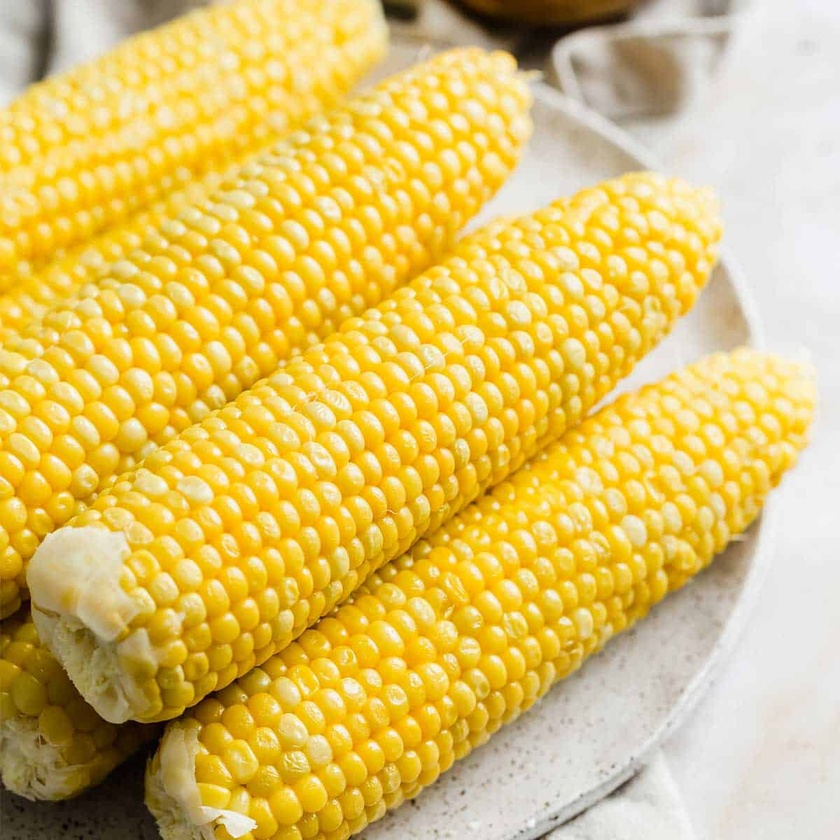
#> input picture images/corn/1.jpg, 840 x 840 px, shrunk from 1200 x 1200 before the run, found by its file name
$ python mapping.py
#> lines starting #> are read from the running program, lines starting #| are printed output that depends on the picture; after the words box and inside, x2 and y2 are one past the last pixel; in counts of white or black regions, pixels touching at a corner belong together
# Import the necessary libraries
import cv2
import numpy as np

# Load the image of the plant
image = cv2.imread(r'C:\Users\C.GOUTHAM\Desktop\Deepcorn\images\corn\1.jpg')
#> image is the input picture: shape (840, 840, 3); mean B, G, R 104.5, 192.9, 221.9

# Convert the image to grayscale
gray = cv2.cvtColor(image, cv2.COLOR_BGR2GRAY)
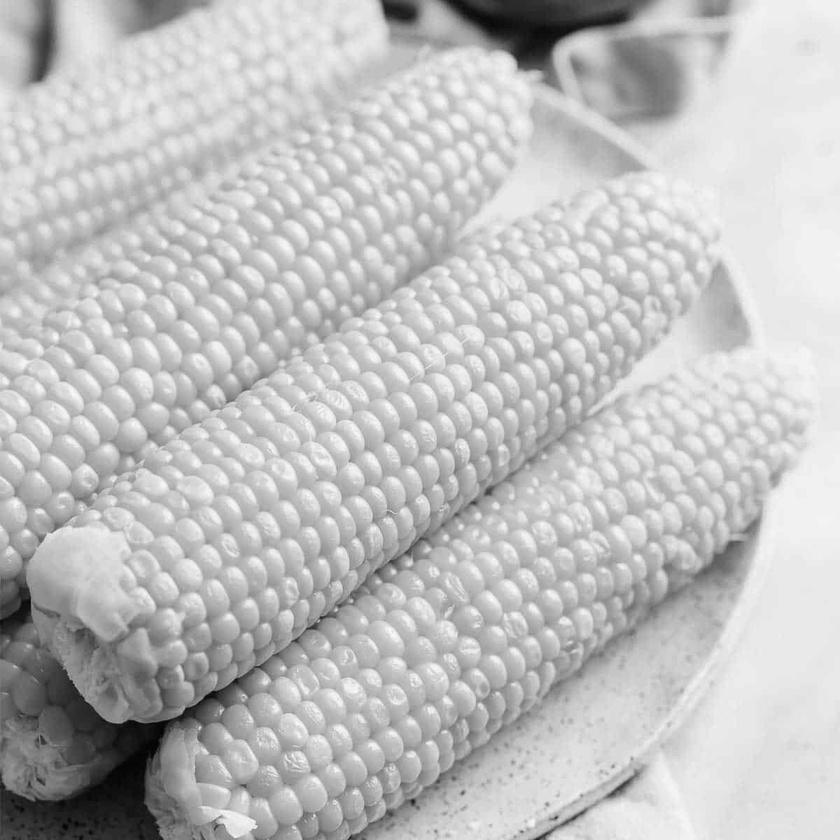
#> gray: shape (840, 840); min 2, max 253, mean 191.5

# Apply a threshold to the grayscale image
_, threshold = cv2.threshold(gray, 127, 255, cv2.THRESH_BINARY)
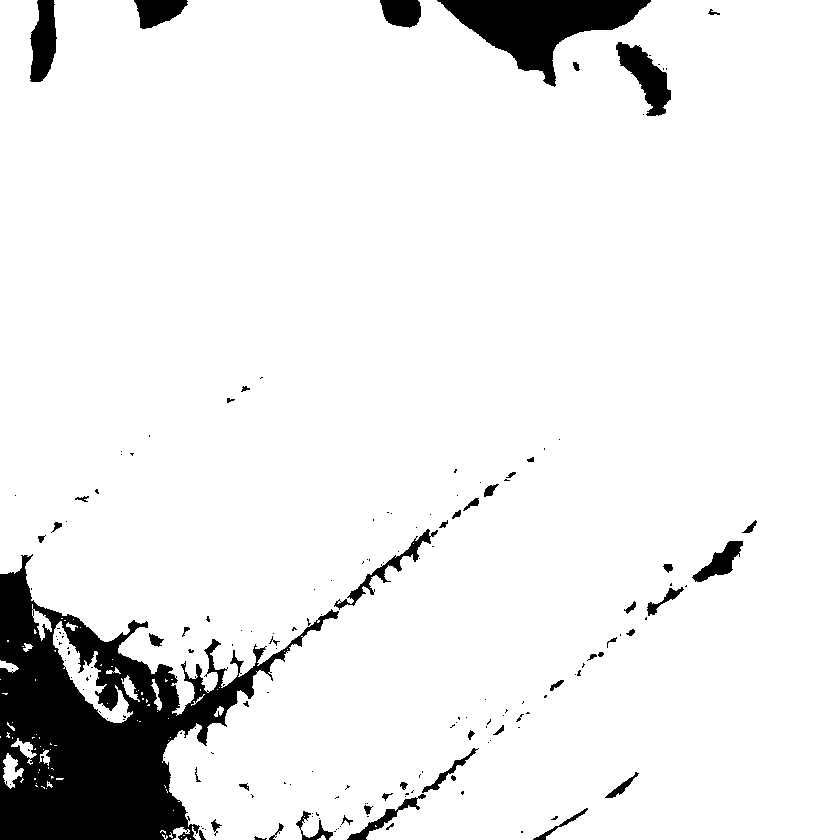
#> threshold: shape (840, 840); 92% white; 178 black regions (125 under 20 px)

# Find contours in the thresholded image
contours, _ = cv2.findContours(threshold, cv2.RETR_EXTERNAL, cv2.CHAIN_APPROX_SIMPLE)
#> contours = 89 contours, 75 with area under 20; largest, box (x1, y1, x2, y2) and area: (0, 0, 840, 840) 648816, (53, 621, 133, 723) 1955, (3, 753, 24, 789) 348, (32, 604, 52, 641) 231, (11, 738, 37, 765) 188

# Iterate over each contour and draw a bounding rectangle around it
for contour in contours:
    x, y, w, h = cv2.boundingRect(contour)
    cv2.rectangle(image, (x, y), (x + w, y + h), (0, 255, 0), 2)
#> this loop made 89 passes
#> (x, y, w, h) on passes 1, 3, 4, 6, 7, 8, 9, 11, 12, 13, 14, 17: (190, 838, 1, 1), (181, 837, 1, 1), (317, 835, 9, 5), (162, 834, 6, 6), (169, 832, 4, 6), (160, 830, 6, 4), (172, 827, 18, 13), (173, 810, 1, 1), (166, 789, 2, 4), (46, 788, 1, 1), (41, 786, 4, 3), (36, 783, 1, 1)
#> (contour, x, y, w, h) on passes 2, 5, 10, 15, 16, 19: ([[186, 837], [184, 839], [187, 839], [186, 838]], 184, 837, 4, 3), ([[183, 835], [184, 835]], 183, 835, 2, 1), ([[375, 825], [375, 826], [376, 826]], 375, 825, 2, 2), ([[164, 785], [165, 786], [165, 787], [165, 786]], 164, 785, 2, 3), ([[35, 785], [36, 786], [37, 786], [36, 785]], 35, 785, 3, 2), ([[56, 778], [56, 779], [62, 779], [63, 778]], 56, 778, 8, 2)
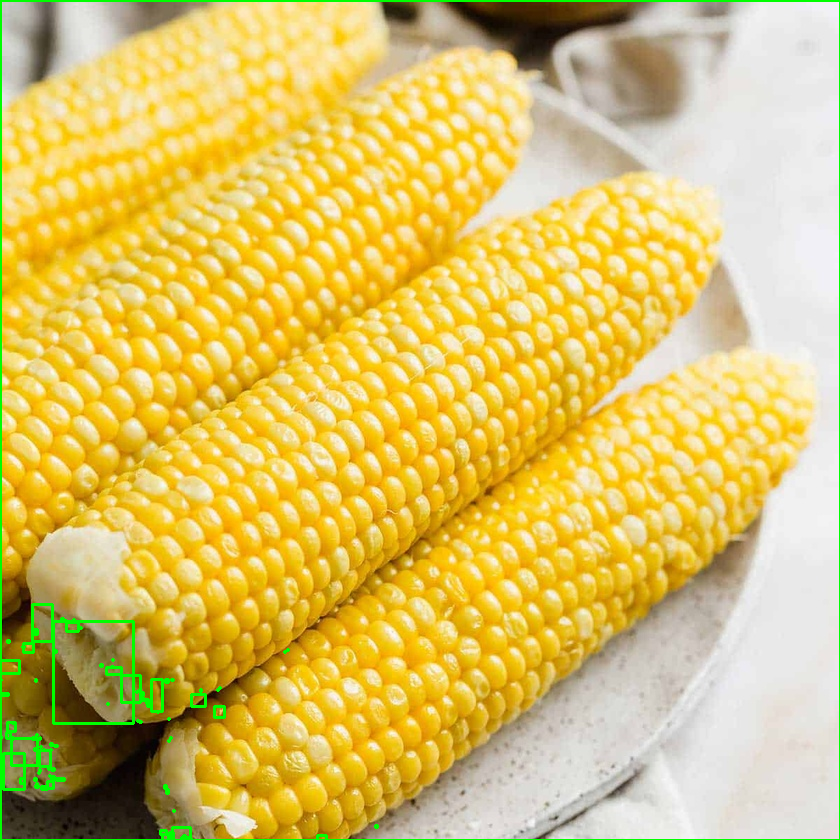
#> image: shape (840, 840, 3); 1.4% of pixels changed, all inside (x1, y1, x2, y2) = (0, 0, 840, 840)

# Display the image with the bounding rectangles
cv2.imshow('Plant Seeds', image)
cv2.waitKey(0)
cv2.destroyAllWindows()
